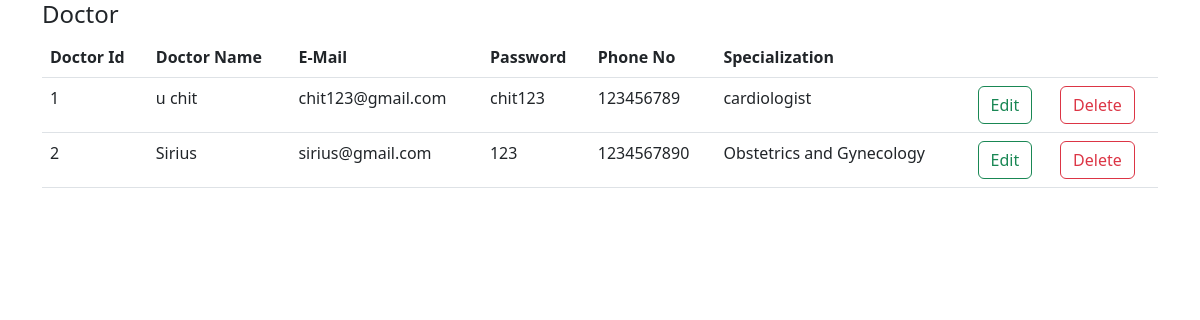
Screenshot of /retreive_admin_doctor/ with the database file from the repository.
### hospital_appointment_system/models.py (models this page shows)
class Doctor(models.Model):
    doctor_id = models.BigAutoField(primary_key=True, serialize=False)
    doctor_name = models.CharField(max_length=100)
    doctor_mail = models.EmailField()
    doctor_password = models.CharField(max_length=50)
    doctor_phoneno = models.BigIntegerField()
    doctor_specialization = models.CharField(max_length=100)
    doctor_img = models.ImageField(upload_to="images/")
    def __str__(self):
        return self.doctor_name

### hospital_appointment_system/views.py (the view)
# urls.py: path('retreive_admin_doctor/', views.retreive_admin_doctor,name='retreive_admin_doctor'),
def retreive_admin_doctor(request):
    print('in retreive_admin_doctor')
    doctor_table = Doctor.objects.all()
    print(doctor_table)
    return render(request, 'hospital_appointment_system/admin_doctor_table.html', {'doctor_table':doctor_table})

### templates/hospital_appointment_system/admin_doctor_table.html (shortened to what this page needs)
<!DOCTYPE html>
<html lang="en">
<head>
    <link href="https://cdn.jsdelivr.net/npm/bootstrap@5.3.0/dist/css/bootstrap.min.css" rel="stylesheet">
</head>
<body>
    <div class = "container">
    <h4>Doctor</h4>
    <table class = "table">
    <tr>
        <th>Doctor Id</th>
        <th>Doctor Name</th>
        <th>E-Mail</th>
        <th>Password</th>
        <th>Phone No</th>
        <th>Specialization</th>
        <th colspan="2"> </th>
    </tr>
    {% for doctor in doctor_table %}
    <tr>
        <td>{{ doctor.doctor_id }}</td>
        <td>{{ doctor.doctor_name }}</td>
        <td>{{ doctor.doctor_mail }}</td>
        <td>{{ doctor.doctor_password }}</td>
        <td>{{ doctor.doctor_phoneno }}</td>
        <td>{{ doctor.doctor_specialization }}</td>
        <td><a href='/update_doctor/{{ doctor.doctor_id }}' class="btn btn-outline-success">Edit</a></td>
        <td><a href='/delete_doctor/{{ doctor.doctor_id }}' class="btn btn-outline-danger">Delete</a></td>
    </tr>
    {% endfor %}
    </table> <br/>
</div>
</body>
</html>

### rows the page displays
Doctor: doctor_id "1", doctor_name "u chit", doctor_mail "chit123@gmail.com", doctor_password "chit123", doctor_phoneno "123456789", doctor_specialization "cardiologist"
Doctor: doctor_id "2", doctor_name "Sirius", doctor_mail "sirius@gmail.com", doctor_password "123", doctor_phoneno "1234567890", doctor_specialization "Obstetrics and Gynecology"
